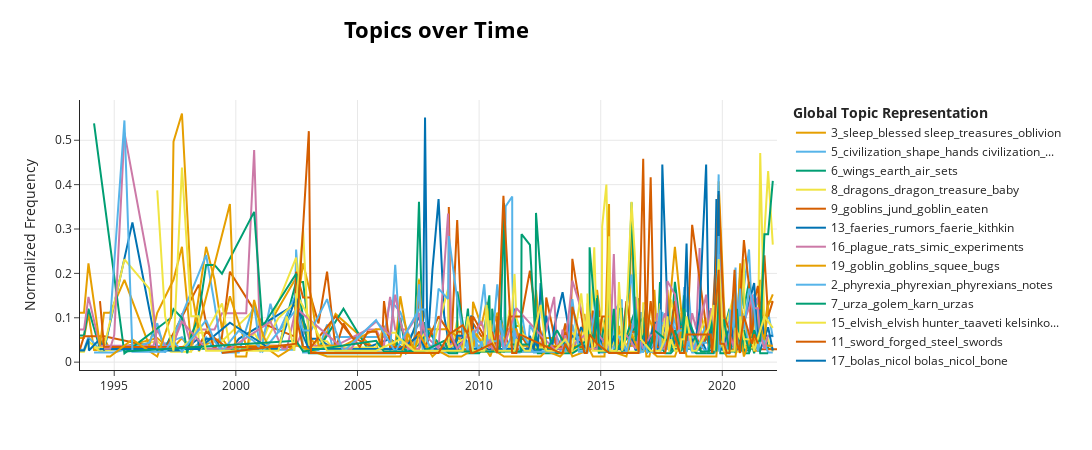

The notebook cell this image was saved under:
### Code cell
# what if we normalize frequency 
topic_model.visualize_topics_over_time(topics_over_time, topics = [1,2,3,4,5,6,7,8,9,10,11,12,13,14,15,16,17,18,19], \
                                     normalize_frequency=True)
